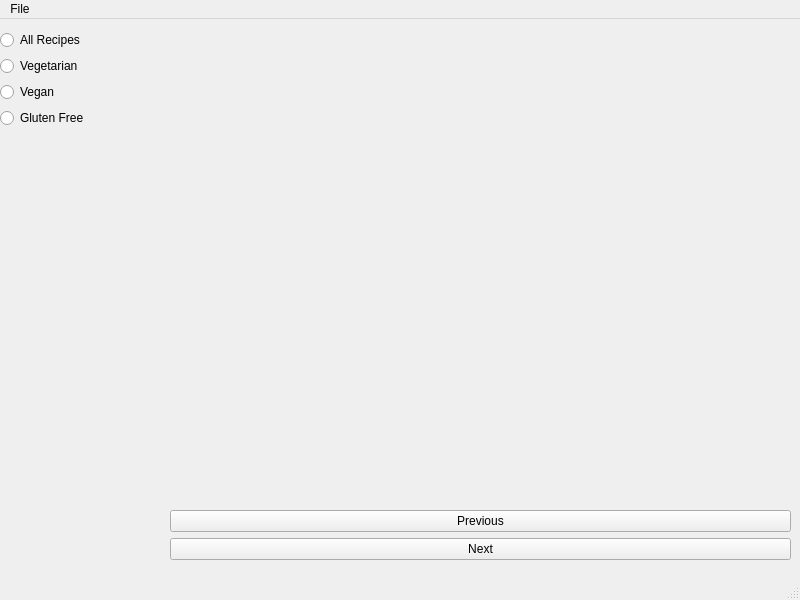
<?xml version="1.0" encoding="UTF-8"?>
<ui version="4.0">
 <class>MainWindow</class>
 <widget class="QMainWindow" name="MainWindow">
  <property name="geometry">
   <rect>
    <x>0</x>
    <y>0</y>
    <width>800</width>
    <height>600</height>
   </rect>
  </property>
  <property name="windowTitle">
   <string>MainWindow</string>
  </property>
  <widget class="QWidget" name="centralwidget">
   <widget class="QWidget" name="verticalLayoutWidget_2">
    <property name="geometry">
     <rect>
      <x>170</x>
      <y>10</y>
      <width>621</width>
      <height>531</height>
     </rect>
    </property>
    <layout class="QVBoxLayout" name="verticalLayout_2">
     <item>
      <widget class="QLabel" name="nameLabel">
       <property name="text">
        <string/>
       </property>
      </widget>
     </item>
     <item>
      <widget class="QLabel" name="descLabel">
       <property name="text">
        <string/>
       </property>
      </widget>
     </item>
     <item>
      <widget class="QLabel" name="ingredientLabel">
       <property name="text">
        <string/>
       </property>
      </widget>
     </item>
     <item>
      <widget class="QLabel" name="stepsLabel">
       <property name="text">
        <string/>
       </property>
      </widget>
     </item>
     <item>
      <widget class="QLabel" name="calLabel">
       <property name="text">
        <string/>
       </property>
      </widget>
     </item>
     <item>
      <widget class="QPushButton" name="prevButton">
       <property name="text">
        <string>Previous</string>
       </property>
      </widget>
     </item>
     <item>
      <widget class="QPushButton" name="nextButton">
       <property name="text">
        <string>Next</string>
       </property>
      </widget>
     </item>
    </layout>
   </widget>
   <widget class="QWidget" name="gridLayoutWidget">
    <property name="geometry">
     <rect>
      <x>0</x>
      <y>11</y>
      <width>188</width>
      <height>471</height>
     </rect>
    </property>
    <layout class="QGridLayout" name="gridLayout">
     <item row="0" column="0">
      <widget class="QRadioButton" name="allButton">
       <property name="text">
        <string>All Recipes</string>
       </property>
      </widget>
     </item>
     <item row="3" column="0">
      <widget class="QRadioButton" name="veganButton">
       <property name="text">
        <string>Vegan</string>
       </property>
      </widget>
     </item>
     <item row="5" column="0">
      <widget class="QLabel" name="maxCals">
       <property name="text">
        <string/>
       </property>
      </widget>
     </item>
     <item row="4" column="0">
      <widget class="QRadioButton" name="glutenButton">
       <property name="text">
        <string>Gluten Free</string>
       </property>
      </widget>
     </item>
     <item row="2" column="0">
      <widget class="QRadioButton" name="vegetarianButton">
       <property name="text">
        <string>Vegetarian</string>
       </property>
      </widget>
     </item>
     <item row="3" column="1">
      <widget class="QLabel" name="label">
       <property name="text">
        <string/>
       </property>
      </widget>
     </item>
     <item row="4" column="1">
      <widget class="QLabel" name="label_2">
       <property name="text">
        <string/>
       </property>
      </widget>
     </item>
     <item row="2" column="1">
      <widget class="QLabel" name="label_3">
       <property name="text">
        <string/>
       </property>
      </widget>
     </item>
     <item row="0" column="1">
      <widget class="QLabel" name="label_4">
       <property name="text">
        <string/>
       </property>
      </widget>
     </item>
    </layout>
   </widget>
  </widget>
  <widget class="QMenuBar" name="menubar">
   <property name="geometry">
    <rect>
     <x>0</x>
     <y>0</y>
     <width>800</width>
     <height>25</height>
    </rect>
   </property>
   <widget class="QMenu" name="menuFile">
    <property name="title">
     <string>File</string>
    </property>
    <addaction name="actionAdd_Recipe"/>
    <addaction name="actionExit"/>
   </widget>
   <addaction name="menuFile"/>
  </widget>
  <widget class="QStatusBar" name="statusbar"/>
  <action name="actionAdd_Recipe">
   <property name="text">
    <string>Add Recipe</string>
   </property>
  </action>
  <action name="actionExit">
   <property name="text">
    <string>Exit</string>
   </property>
  </action>
 </widget>
 <resources/>
 <connections/>
</ui>
